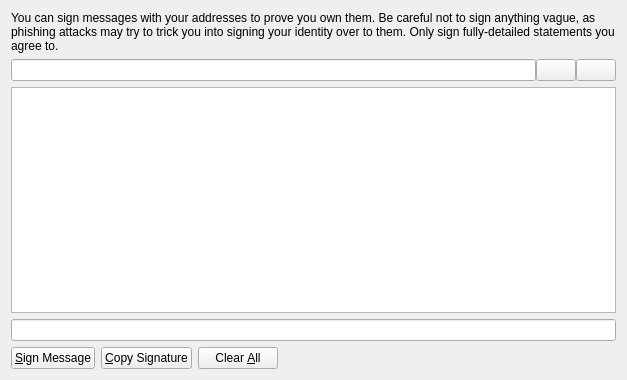
<?xml version="1.0" encoding="UTF-8"?>
<ui version="4.0">
 <class>MessagePage</class>
 <widget class="QWidget" name="MessagePage">
  <property name="geometry">
   <rect>
    <x>0</x>
    <y>0</y>
    <width>627</width>
    <height>380</height>
   </rect>
  </property>
  <property name="windowTitle">
   <string>Sign Message</string>
  </property>
  <layout class="QVBoxLayout" name="verticalLayout">
   <item>
    <widget class="QLabel" name="labelExplanation">
     <property name="text">
      <string>You can sign messages with your addresses to prove you own them. Be careful not to sign anything vague, as phishing attacks may try to trick you into signing your identity over to them. Only sign fully-detailed statements you agree to.</string>
     </property>
     <property name="textFormat">
      <enum>Qt::AutoText</enum>
     </property>
     <property name="wordWrap">
      <bool>true</bool>
     </property>
    </widget>
   </item>
   <item>
    <layout class="QHBoxLayout" name="horizontalLayout_3">
     <property name="spacing">
      <number>0</number>
     </property>
     <item>
      <widget class="QValidatedLineEdit" name="signFrom">
       <property name="toolTip">
        <string>The address to sign the message with  (e.g. bPjnD7sfcZ4vBBqLYogWUp3awWVsdFYwS1)</string>
       </property>
       <property name="maxLength">
        <number>34</number>
       </property>
      </widget>
     </item>
     <item>
      <widget class="QPushButton" name="addressBookButton">
       <property name="toolTip">
        <string>Choose adress from address book</string>
       </property>
       <property name="text">
        <string/>
       </property>
       <property name="icon">
        <iconset resource="../bitcoin.qrc">
         <normaloff>:/icons/address-book</normaloff>:/icons/address-book</iconset>
       </property>
       <property name="shortcut">
        <string>Alt+A</string>
       </property>
       <property name="autoDefault">
        <bool>false</bool>
       </property>
       <property name="flat">
        <bool>false</bool>
       </property>
      </widget>
     </item>
     <item>
      <widget class="QPushButton" name="pasteButton">
       <property name="toolTip">
        <string>Paste address from clipboard</string>
       </property>
       <property name="text">
        <string/>
       </property>
       <property name="icon">
        <iconset resource="../bitcoin.qrc">
         <normaloff>:/icons/editpaste</normaloff>:/icons/editpaste</iconset>
       </property>
       <property name="shortcut">
        <string>Alt+P</string>
       </property>
       <property name="autoDefault">
        <bool>false</bool>
       </property>
      </widget>
     </item>
    </layout>
   </item>
   <item>
    <widget class="QPlainTextEdit" name="message">
     <property name="toolTip">
      <string>Enter the message you want to sign here</string>
     </property>
    </widget>
   </item>
   <item>
    <widget class="QLineEdit" name="signature">
     <property name="font">
      <font>
       <italic>true</italic>
      </font>
     </property>
     <property name="readOnly">
      <bool>true</bool>
     </property>
    </widget>
   </item>
   <item>
    <layout class="QHBoxLayout" name="horizontalLayout">
     <item>
      <widget class="QPushButton" name="signMessage">
       <property name="toolTip">
        <string>Sign a message to prove you own this address</string>
       </property>
       <property name="text">
        <string>&amp;Sign Message</string>
       </property>
       <property name="icon">
        <iconset resource="../bitcoin.qrc">
         <normaloff>:/icons/edit</normaloff>:/icons/edit</iconset>
       </property>
      </widget>
     </item>
     <item>
      <widget class="QPushButton" name="copyToClipboard">
       <property name="toolTip">
        <string>Copy the current signature to the system clipboard</string>
       </property>
       <property name="text">
        <string>&amp;Copy Signature</string>
       </property>
       <property name="icon">
        <iconset resource="../bitcoin.qrc">
         <normaloff>:/icons/editcopy</normaloff>:/icons/editcopy</iconset>
       </property>
      </widget>
     </item>
     <item>
      <widget class="QPushButton" name="clearButton">
       <property name="toolTip">
        <string>Reset all sign message fields</string>
       </property>
       <property name="text">
        <string>Clear &amp;All</string>
       </property>
       <property name="icon">
        <iconset resource="../bitcoin.qrc">
         <normaloff>:/icons/remove</normaloff>:/icons/remove</iconset>
       </property>
      </widget>
     </item>
     <item>
      <spacer name="horizontalSpacer">
       <property name="orientation">
        <enum>Qt::Horizontal</enum>
       </property>
       <property name="sizeHint" stdset="0">
        <size>
         <width>40</width>
         <height>20</height>
        </size>
       </property>
      </spacer>
     </item>
    </layout>
   </item>
  </layout>
 </widget>
 <customwidgets>
  <customwidget>
   <class>QValidatedLineEdit</class>
   <extends>QLineEdit</extends>
   <header>qvalidatedlineedit.h</header>
  </customwidget>
 </customwidgets>
 <resources>
  <include location="../bitcoin.qrc"/>
 </resources>
 <connections/>
</ui>
